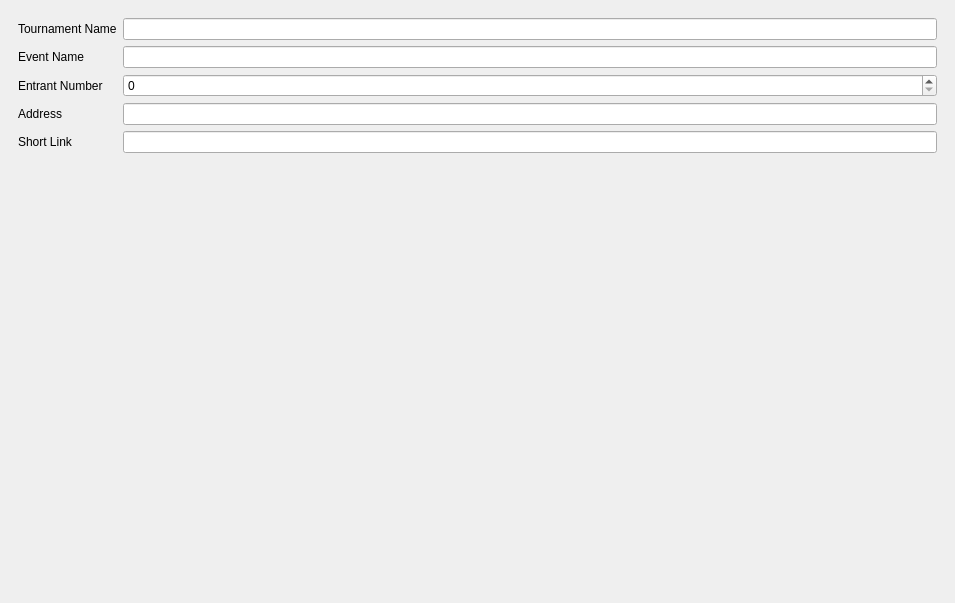
<?xml version="1.0" encoding="UTF-8"?>
<ui version="4.0">
 <class>DockWidget</class>
 <widget class="QDockWidget" name="DockWidget">
  <property name="geometry">
   <rect>
    <x>0</x>
    <y>0</y>
    <width>955</width>
    <height>603</height>
   </rect>
  </property>
  <property name="locale">
   <locale language="English" country="UnitedStates"/>
  </property>
  <property name="windowTitle">
   <string>Tournament Info</string>
  </property>
  <widget class="QWidget" name="dockWidgetContents">
   <property name="sizePolicy">
    <sizepolicy hsizetype="Preferred" vsizetype="Preferred">
     <horstretch>0</horstretch>
     <verstretch>0</verstretch>
    </sizepolicy>
   </property>
   <layout class="QVBoxLayout" name="verticalLayout">
    <item>
     <layout class="QGridLayout" name="gridLayout_2">
      <property name="sizeConstraint">
       <enum>QLayout::SetMaximumSize</enum>
      </property>
      <property name="leftMargin">
       <number>9</number>
      </property>
      <property name="topMargin">
       <number>9</number>
      </property>
      <property name="rightMargin">
       <number>9</number>
      </property>
      <property name="bottomMargin">
       <number>9</number>
      </property>
      <item row="0" column="0">
       <widget class="QLabel" name="label">
        <property name="text">
         <string>Tournament Name</string>
        </property>
       </widget>
      </item>
      <item row="3" column="0">
       <widget class="QLabel" name="label_4">
        <property name="text">
         <string>Address</string>
        </property>
       </widget>
      </item>
      <item row="0" column="1">
       <widget class="QLineEdit" name="tournamentName"/>
      </item>
      <item row="3" column="1">
       <widget class="QLineEdit" name="address"/>
      </item>
      <item row="1" column="0">
       <widget class="QLabel" name="label_2">
        <property name="text">
         <string>Event Name</string>
        </property>
       </widget>
      </item>
      <item row="2" column="0">
       <widget class="QLabel" name="label_3">
        <property name="text">
         <string>Entrant Number</string>
        </property>
       </widget>
      </item>
      <item row="1" column="1">
       <widget class="QLineEdit" name="eventName"/>
      </item>
      <item row="2" column="1">
       <widget class="QSpinBox" name="numEntrants">
        <property name="maximum">
         <number>9999</number>
        </property>
       </widget>
      </item>
      <item row="4" column="1">
       <widget class="QLineEdit" name="shortLink"/>
      </item>
      <item row="4" column="0">
       <widget class="QLabel" name="label_5">
        <property name="text">
         <string>Short Link</string>
        </property>
       </widget>
      </item>
     </layout>
    </item>
    <item>
     <spacer name="verticalSpacer">
      <property name="orientation">
       <enum>Qt::Vertical</enum>
      </property>
      <property name="sizeHint" stdset="0">
       <size>
        <width>20</width>
        <height>40</height>
       </size>
      </property>
     </spacer>
    </item>
   </layout>
  </widget>
 </widget>
 <resources/>
 <connections/>
</ui>
